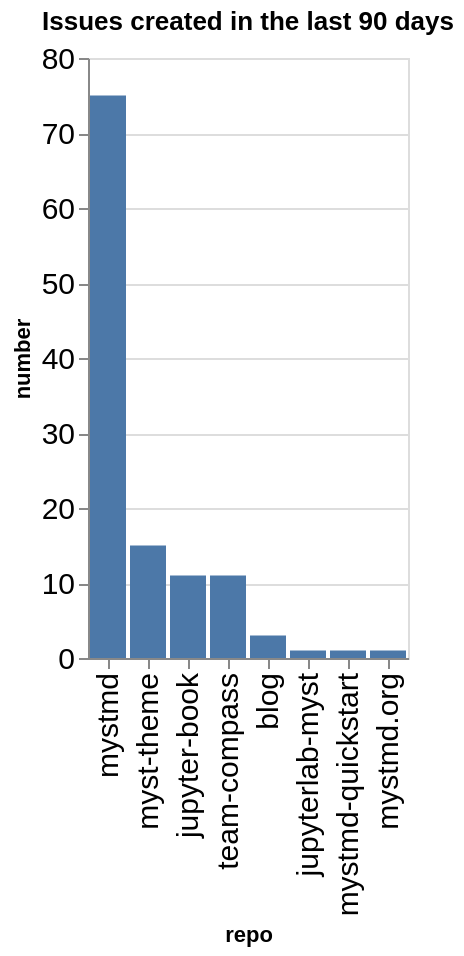

Notebook cell for this chart:
### Code cell
created_counts = created.groupby(['org', 'repo']).count()['number'].reset_index()
created_counts['org/repo'] = created_counts.apply(lambda a: a['org'] + '/' + a['repo'], axis=1)
sorted_vals = created_counts.sort_values(['org', 'number'], ascending=False)['repo'].values
alt.Chart(data=created_counts, title=f"Issues created in the last {n_days} days").mark_bar().encode(
    x=alt.X('repo', sort=alt.Sort(sorted_vals.tolist())),
    y='number',
)

### Figure 1 — Vega-Lite specification as saved in the notebook (floating-point values rounded to 4 significant figures)
{"config": {"axisLeft": {"labelFontSize": 15}, "axisBottom": {"labelFontSize": 15}}, "data": {"name": "data-1cc39c756829763231882f9d7eb96a0e"}, "mark": {"type": "bar"}, "encoding": {"x": {"field": "repo", "sort": ["mystmd", "myst-theme", "jupyter-book", "team-compass", "blog", "jupyterlab-myst", "mystmd-quickstart", "mystmd.org"], "type": "nominal"}, "y": {"field": "number", "type": "quantitative"}}, "title": "Issues created in the last 90 days", "$schema": "https://vega.github.io/schema/vega-lite/v5.20.1.json", "datasets": {"data-1cc39c756829763231882f9d7eb96a0e": [{"org": "jupyter-book", "repo": "blog", "number": 3, "org/repo": "jupyter-book/blog"}, {"org": "jupyter-book", "repo": "jupyter-book", "number": 11, "org/repo": "jupyter-book/jupyter-book"}, {"org": "jupyter-book", "repo": "jupyterlab-myst", "number": 1, "org/repo": "jupyter-book/jupyterlab-myst"}, {"org": "jupyter-book", "repo": "myst-theme", "number": 15, "org/repo": "jupyter-book/myst-theme"}, {"org": "jupyter-book", "repo": "mystmd", "number": 75, "org/repo": "jupyter-book/mystmd"}, {"org": "jupyter-book", "repo": "mystmd-quickstart", "number": 1, "org/repo": "jupyter-book/mystmd-quickstart"}, {"org": "jupyter-book", "repo": "mystmd.org", "number": 1, "org/repo": "jupyter-book/mystmd.org"}, {"org": "jupyter-book", "repo": "team-compass", "number": 11, "org/repo": "jupyter-book/team-compass"}]}}
